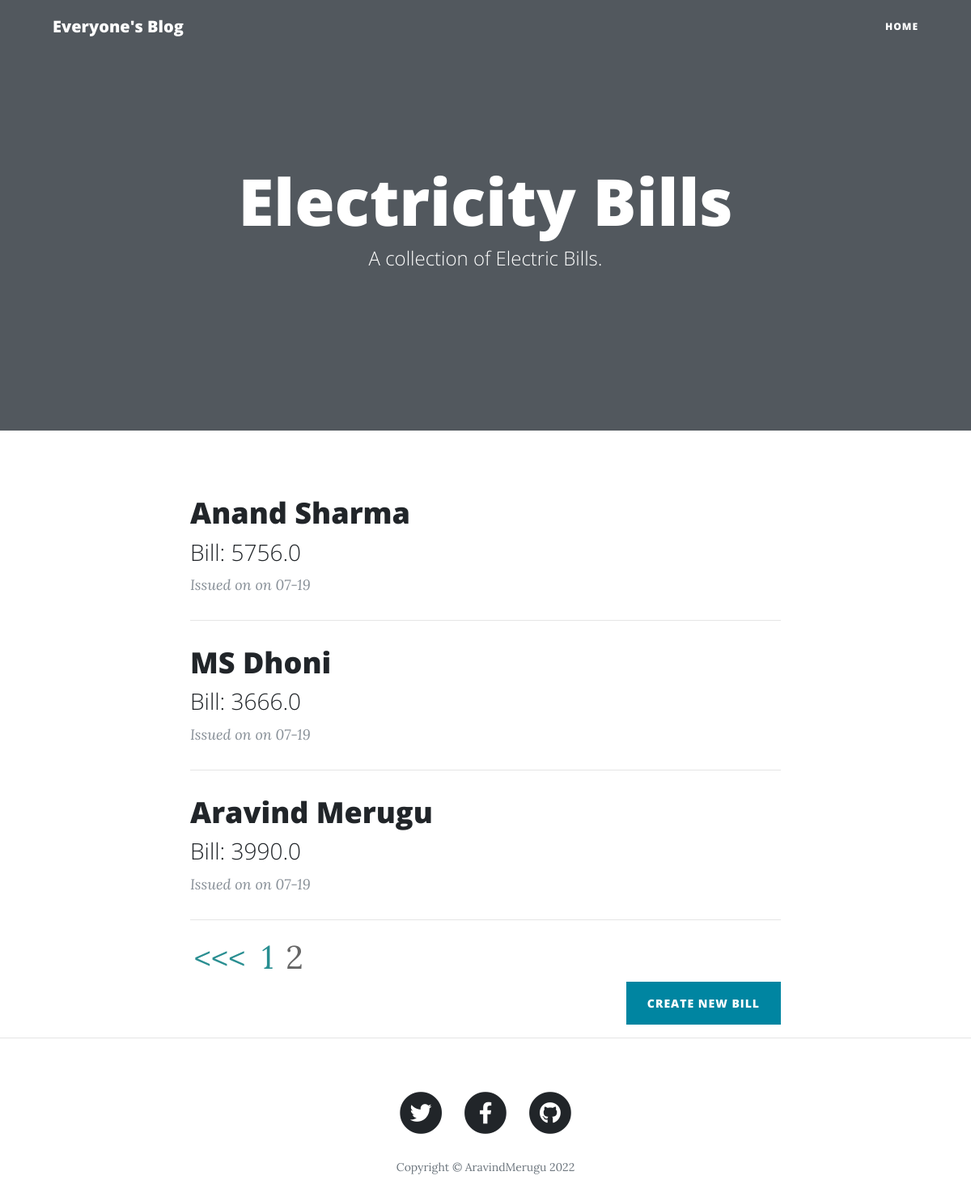
Screenshot of /?page=2 with the database file from the repository.
### main.py (models this page shows)
class CreateBills(db.Model):
    __tablename__ = "all_bills"
    id = db.Column(db.Integer, primary_key=True)
    scno = db.Column(db.String(250), nullable=False)
    uscno = db.Column(db.String(250), nullable=False)
    name = db.Column(db.String(250), nullable=False)
    addr = db.Column(db.String(250), nullable=False)
    present_reading = db.Column(db.String(250), nullable=False)
    month = db.Column(db.String(250), nullable=False)
    staus = db.Column(db.String(250), nullable=False)
    units = db.Column(db.String(250),  nullable=False)
    energycharges = db.Column(db.String(250), nullable=False)
    othercharges = db.Column(db.String(250), nullable=False)
    duecharges = db.Column(db.String(250), nullable=False)
    issuedate = db.Column(db.String(250), nullable=False)
    dueforpayment = db.Column(db.String(250), nullable=False)
    totalpayment = db.Column(db.String(250), nullable=False)

### main.py (the view)
@app.route('/')
def get_all_bills():
    page = request.args.get('page', 1, type=int)
    bills = CreateBills.query.order_by(CreateBills.energycharges.desc()).paginate(
        page, per_page=9)
    return render_template("index.html", all_bills=bills)

### templates/index.html (shortened to what this page needs)
{% include "header.html" %}
  <header class="masthead">
    <div class="overlay"></div>
    <div class="container">
      <div class="row">
        <div class="col-lg-8 col-md-10 mx-auto">
          <div class="site-heading">
            <h1>Electricity Bills</h1>
            <span class="subheading">A collection of Electric Bills.</span>
          </div>
        </div>
      </div>
    </div>
  </header>
  <div class="container">
    <div class="row">
      <div class="col-lg-8 col-md-10 mx-auto">
        {% for bill in all_bills.items %}
        <div class="post-preview">
          <a href="{{ url_for('show_bill', bill_id=bill.id) }}">
            <h2 class="post-title">
              {{bill.name}}
            </h2>
            <h3 class="post-subtitle">
              Bill: {{bill.totalpayment}}
            </h3>
          </a>
          <p class="post-meta">Issued on
            on {{bill.issuedate}}
          </p>
        </div>
        <hr>
        {% endfor %}
<div class="pagination"style="margin: 0 auto;">
    {% if all_bills.has_prev %}
        <span style="font-size: 2em;margin-right: 10px;">
            <a class='page-number'style="color: #298e91;
            padding: 5px;
            text-decoration: none;" href="{{ url_for('get_all_bills', page=all_bills.prev_num) }}">
                {{ '<<<' }}
            </a>
        </span>
    {% endif %}
    {% for number in all_bills.iter_pages() %}
        {% if all_bills.page != number %}
            <span style="font-size: 2em;margin-right: 10px;">
                    <a class='page-number'
                        href="{{ url_for('get_all_bills', page=number) }}"style="color: #298e91;
            padding: 5px;
            text-decoration: none;">
                    {{ number }}
                    </a>
            </span>
        {% else %}
            <span class='current-page-number' style="color: #666;font-size: 2em;margin-right: 10px;">{{ number }}</span>
        {% endif %}
    {% endfor %}
</div>
        <div class="clearfix">
          <a class="btn btn-primary float-right" href="{{url_for('add_new_bill')}}">Create New Bill</a>
        </div>
      </div>
    </div>
  </div>
  <hr>
{% include "footer.html" %}

### rows the page displays
CreateBills: name "Anand Sharma", totalpayment "5756.0", issuedate "07-19"
CreateBills: name "MS Dhoni", totalpayment "3666.0", issuedate "07-19"
CreateBills: name "Aravind Merugu", totalpayment "3990.0", issuedate "07-19"

### other values shown
{{ '<<<' }} "<<<"
{{ number }} "1"
{{ number }} "2"
